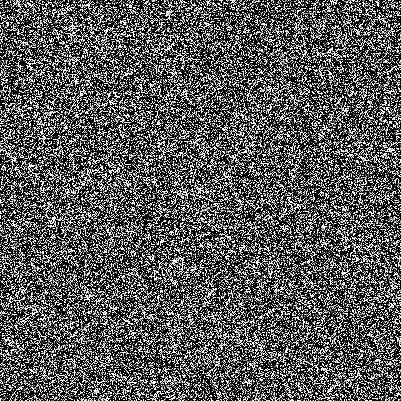
#> input picture geopyv-dev-tutorials/data/sequence/seq_0.jpg, 401 x 401 px
$ python -i common.py   (imports and definitions only)
#> lines starting #> are read from the running program, lines starting #| are printed output that depends on the picture
"""Shared helpers for building the tutorial gif/figure assets under docs/_static/.

Run the ``build_*.py`` scripts in this directory to (re)generate the assets
referenced by ``docs/tutorials/*.rst``. Requires ``geopyv_dev`` to be importable
(``maturin develop`` from the repo root) and a plain ``matplotlib`` + ``Pillow``
environment — no extra doc-build dependencies.
"""
import io
import os

import matplotlib
import matplotlib.pyplot as plt
import numpy as np
from matplotlib.patches import FancyBboxPatch, FancyArrowPatch, Polygon
from PIL import Image

plt.rcParams["mathtext.fontset"] = "stix"
matplotlib.rcParams["font.family"] = "STIXGeneral"

REPO_ROOT = os.path.abspath(os.path.join(os.path.dirname(__file__), "..", ".."))
STATIC_DIR = os.path.join(REPO_ROOT, "docs", "_static")
GIF_DIR = os.path.join(STATIC_DIR, "gifs")
IMG_DIR = os.path.join(STATIC_DIR, "img")

# House palette, kept consistent with geopyv_dev/plots.py.
CMAP_SEQUENTIAL = "viridis"      # magnitude fields (R, contours) — matches plots.py default
MESH_COLOR = "black"             # mesh/element overlay lines
PATH_COLOR = "#d62728"           # particle path highlight (explicitly requested: red)
GOOD_COLOR = "#1f77b4"           # well-textured subset outline (blue)
POOR_COLOR = "#d62728"           # poorly-textured subset outline (red) — always paired with a text/marker cue


# [44 lines left out: functions fig_to_rgba, save_gif, not called in this run]


def load_downsampled(path, size=240, blur=1.5):
    """Load an image, downsample, and softly blur it.

    Full-res photographic speckle noise compresses very badly in a GIF
    palette (every pixel is independently random). A blurred thumbnail still
    reads as a speckle pattern at animation scale but is far cheaper to encode.
    """
#> called with size = 240, blur = 1.5
    from PIL import ImageFilter
    img = Image.open(path).convert("L")
#> img is the input picture: PIL image 401x401 L; min 0, max 255, mean 90.1
    img = img.resize((size, size), Image.LANCZOS)
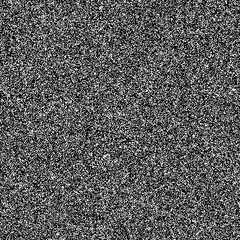
#> img: PIL image 240x240 L; min 0, max 255, mean 91.6
    if blur:
        img = img.filter(ImageFilter.GaussianBlur(radius=blur))
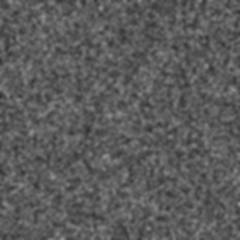
#> img: PIL image 240x240 L; min 47, max 148, mean 91.6
    return np.array(img)


# [12 lines left out: functions hold, save_png, not called in this run]


# ---------------------------------------------------------------------------
# Flow-diagram primitives, shared by build_mesh_flow.py / build_sequence_flow.py.
# ---------------------------------------------------------------------------

FLOW_BOX_COLOR = "#eef2f7"
FLOW_BOX_EDGE = "#333333"
FLOW_LOOP_COLOR = "#eaf3ea"
FLOW_ERR_COLOR = "#fbeaea"
FLOW_ERR_EDGE = "#a33"
FLOW_TEXT_SIZE = 8.5


# [30 lines left out: functions flow_box, flow_diamond, flow_arrow, not called in this run]

>>> result = load_downsampled('../../geopyv-dev-tutorials/data/sequence/seq_0.jpg')

$ run again, on geopyv-dev-tutorials/data/sequence/seq_1.jpg
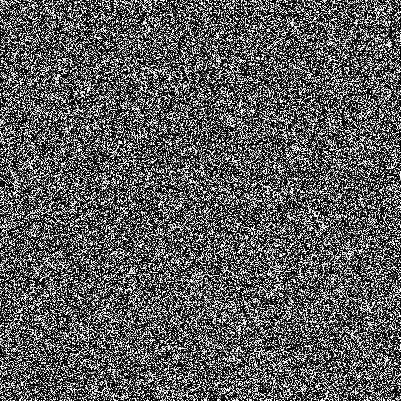
#> input picture geopyv-dev-tutorials/data/sequence/seq_1.jpg, 401 x 401 px
#> in load_downsampled, img is the input picture: PIL image 401x401 L; min 0, max 255, mean 90.2
#> in load_downsampled, `img = img.resize((size, size), Image.LANCZOS)`:
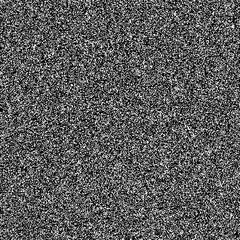
#> img: PIL image 240x240 L; min 0, max 255, mean 91.6
#> in load_downsampled, `img = img.filter(ImageFilter.GaussianBlur(radius=blur))`:
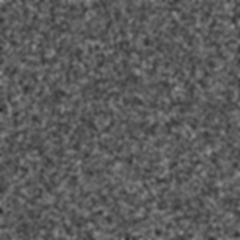
#> img: PIL image 240x240 L; min 40, max 148, mean 91.6

$ run again, on geopyv-dev-tutorials/data/sequence/seq_2.jpg
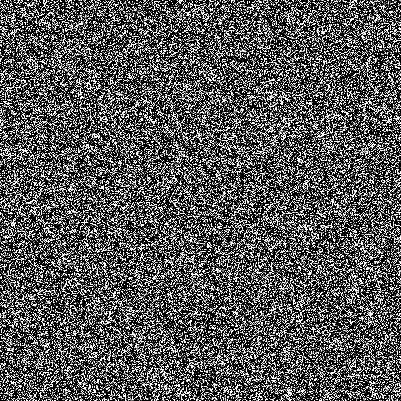
#> input picture geopyv-dev-tutorials/data/sequence/seq_2.jpg, 401 x 401 px
#> in load_downsampled, img is the input picture: PIL image 401x401 L; min 0, max 255, mean 89.8
#> in load_downsampled, `img = img.resize((size, size), Image.LANCZOS)`:
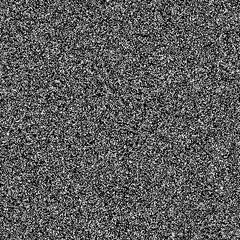
#> img: PIL image 240x240 L; min 0, max 255, mean 91.3
#> in load_downsampled, `img = img.filter(ImageFilter.GaussianBlur(radius=blur))`:
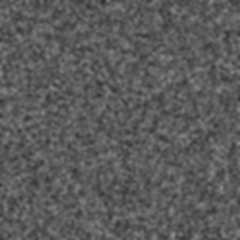
#> img: PIL image 240x240 L; min 45, max 142, mean 91.3

$ run again, on geopyv-dev-tutorials/data/sequence/seq_3.jpg
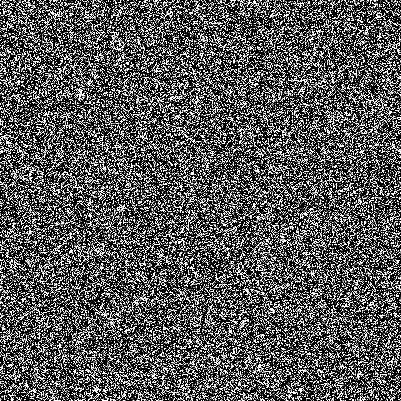
#> input picture geopyv-dev-tutorials/data/sequence/seq_3.jpg, 401 x 401 px
#> in load_downsampled, img is the input picture: PIL image 401x401 L; min 0, max 255, mean 90.5
#> in load_downsampled, `img = img.resize((size, size), Image.LANCZOS)`:
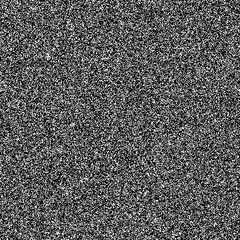
#> img: PIL image 240x240 L; min 0, max 255, mean 91.9
#> in load_downsampled, `img = img.filter(ImageFilter.GaussianBlur(radius=blur))`:
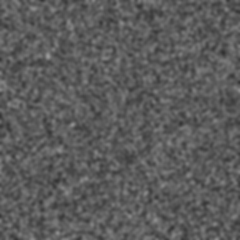
#> img: PIL image 240x240 L; min 49, max 154, mean 91.9
